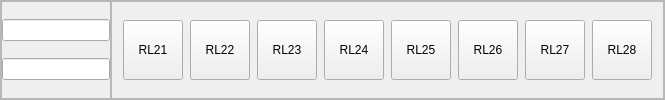
          <widget class="QFrame" name="row2">
           <property name="frameShape">
            <enum>QFrame::StyledPanel</enum>
           </property>
           <property name="frameShadow">
            <enum>QFrame::Raised</enum>
           </property>
           <layout class="QHBoxLayout" name="horizontalLayout_6">
            <property name="spacing">
             <number>0</number>
            </property>
            <property name="leftMargin">
             <number>0</number>
            </property>
            <property name="topMargin">
             <number>0</number>
            </property>
            <property name="rightMargin">
             <number>0</number>
            </property>
            <property name="bottomMargin">
             <number>0</number>
            </property>
            <item>
             <widget class="QFrame" name="row2Frame">
              <property name="minimumSize">
               <size>
                <width>0</width>
                <height>0</height>
               </size>
              </property>
              <property name="maximumSize">
               <size>
                <width>120</width>
                <height>16777215</height>
               </size>
              </property>
              <property name="frameShape">
               <enum>QFrame::StyledPanel</enum>
              </property>
              <property name="frameShadow">
               <enum>QFrame::Raised</enum>
              </property>
              <layout class="QVBoxLayout" name="row2FrameverticalLayout">
               <property name="spacing">
                <number>0</number>
               </property>
               <property name="leftMargin">
                <number>0</number>
               </property>
               <property name="topMargin">
                <number>0</number>
               </property>
               <property name="rightMargin">
                <number>0</number>
               </property>
               <property name="bottomMargin">
                <number>0</number>
               </property>
               <item>
                <widget class="QLineEdit" name="row2HlineEdit"/>
               </item>
               <item>
                <widget class="QLineEdit" name="row2LlineEdit"/>
               </item>
              </layout>
             </widget>
            </item>
            <item>
             <widget class="QFrame" name="row2ButtonsFrame">
              <property name="frameShape">
               <enum>QFrame::StyledPanel</enum>
              </property>
              <property name="frameShadow">
               <enum>QFrame::Raised</enum>
              </property>
              <layout class="QHBoxLayout" name="row2ButtonsFramehorizontalLayout">
               <property name="spacing">
                <number>7</number>
               </property>
               <property name="leftMargin">
                <number>11</number>
               </property>
               <property name="topMargin">
                <number>11</number>
               </property>
               <property name="rightMargin">
                <number>11</number>
               </property>
               <property name="bottomMargin">
                <number>11</number>
               </property>
               <item>
                <widget class="QPushButton" name="RL21">
                 <property name="minimumSize">
                  <size>
                   <width>60</width>
                   <height>50</height>
                  </size>
                 </property>
                 <property name="maximumSize">
                  <size>
                   <width>60</width>
                   <height>60</height>
                  </size>
                 </property>
                 <property name="text">
                  <string>RL21</string>
                 </property>
                 <property name="checkable">
                  <bool>true</bool>
                 </property>
                </widget>
               </item>
               <item>
                <widget class="QPushButton" name="RL22">
                 <property name="minimumSize">
                  <size>
                   <width>50</width>
                   <height>50</height>
                  </size>
                 </property>
                 <property name="maximumSize">
                  <size>
                   <width>60</width>
                   <height>60</height>
                  </size>
                 </property>
                 <property name="text">
                  <string>RL22</string>
                 </property>
                 <property name="checkable">
                  <bool>true</bool>
                 </property>
                </widget>
               </item>
               <item>
                <widget class="QPushButton" name="RL23">
                 <property name="minimumSize">
                  <size>
                   <width>50</width>
                   <height>50</height>
                  </size>
                 </property>
                 <property name="maximumSize">
                  <size>
                   <width>60</width>
                   <height>60</height>
                  </size>
                 </property>
                 <property name="text">
                  <string>RL23</string>
                 </property>
                 <property name="checkable">
                  <bool>true</bool>
                 </property>
                </widget>
               </item>
               <item>
                <widget class="QPushButton" name="RL24">
                 <property name="minimumSize">
                  <size>
                   <width>50</width>
                   <height>50</height>
                  </size>
                 </property>
                 <property name="maximumSize">
                  <size>
                   <width>60</width>
                   <height>60</height>
                  </size>
                 </property>
                 <property name="text">
                  <string>RL24</string>
                 </property>
                 <property name="checkable">
                  <bool>true</bool>
                 </property>
                </widget>
               </item>
               <item>
                <widget class="QPushButton" name="RL25">
                 <property name="minimumSize">
                  <size>
                   <width>50</width>
                   <height>50</height>
                  </size>
                 </property>
                 <property name="maximumSize">
                  <size>
                   <width>60</width>
                   <height>60</height>
                  </size>
                 </property>
                 <property name="text">
                  <string>RL25</string>
                 </property>
                 <property name="checkable">
                  <bool>true</bool>
                 </property>
                </widget>
               </item>
               <item>
                <widget class="QPushButton" name="RL26">
                 <property name="minimumSize">
                  <size>
                   <width>50</width>
                   <height>50</height>
                  </size>
                 </property>
                 <property name="maximumSize">
                  <size>
                   <width>60</width>
                   <height>60</height>
                  </size>
                 </property>
                 <property name="text">
                  <string>RL26</string>
                 </property>
                 <property name="checkable">
                  <bool>true</bool>
                 </property>
                </widget>
               </item>
               <item>
                <widget class="QPushButton" name="RL27">
                 <property name="minimumSize">
                  <size>
                   <width>50</width>
                   <height>50</height>
                  </size>
                 </property>
                 <property name="maximumSize">
                  <size>
                   <width>60</width>
                   <height>60</height>
                  </size>
                 </property>
                 <property name="text">
                  <string>RL27</string>
                 </property>
                 <property name="checkable">
                  <bool>true</bool>
                 </property>
                </widget>
               </item>
               <item>
                <widget class="QPushButton" name="RL28">
                 <property name="minimumSize">
                  <size>
                   <width>50</width>
                   <height>50</height>
                  </size>
                 </property>
                 <property name="maximumSize">
                  <size>
                   <width>60</width>
                   <height>60</height>
                  </size>
                 </property>
                 <property name="text">
                  <string>RL28</string>
                 </property>
                 <property name="checkable">
                  <bool>true</bool>
                 </property>
                </widget>
               </item>
              </layout>
             </widget>
            </item>
           </layout>
          </widget>
